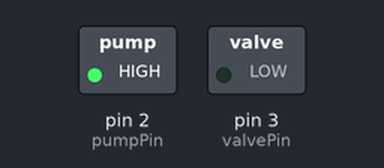
The sketch below on a simulated Arduino Uno, built with avr-gcc and run on an emulated ATmega328P. Parts: switched loads named in the sketch (green lamp = pin HIGH).

Above: at 1.5 s.
At 7.0 s:
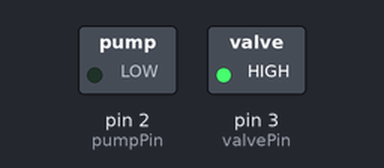
Timing chart, 0 to 14.3 s (numbered marks = the images above):
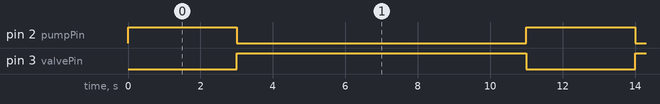

Measured:
- by itself, pin 2 (pumpPin): alternates HIGH for 3.0 s and LOW for 8.0 s
- by itself, pin 3 (valvePin): alternates HIGH for 8.0 s and LOW for 3.0 s

The sketch:

pump_test.ino
```cpp
static int pumpPin = 2;
static int valvePin = 3;

void setup() {
  pinMode(pumpPin, OUTPUT);
  pinMode(valvePin, OUTPUT);
}

void loop() {
  digitalWrite(valvePin, LOW);
  digitalWrite(pumpPin, HIGH);
  delay(3000);
  digitalWrite(pumpPin, LOW);
  digitalWrite(valvePin, HIGH);
  delay(8000);
}
```
